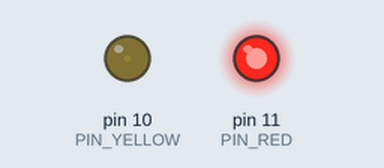
This sketch was run on a simulated Arduino Uno, built with avr-gcc and run on an emulated ATmega328P. Shown: output pins drawn as LEDs (lit = HIGH). What the sketch prints to the serial monitor is not drawn.

Above: at 0.05 s.
At 2.15 s:
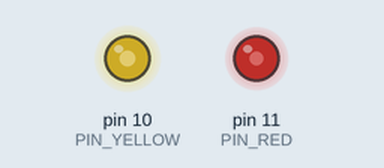
At 3.45 s:
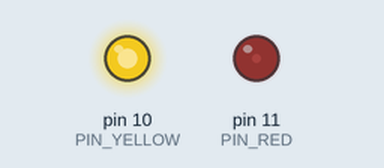
At 6.9 s:
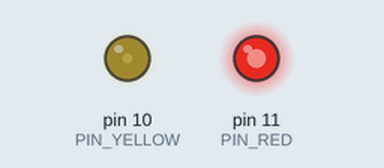
Timing chart, 0 to 10.0 s (numbered marks = the images above):
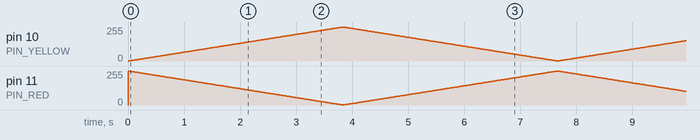

The sketch:

common_cathode_led.ino
```cpp
#include <Arduino.h>

/**
 * PWM crossfade between two LEDs
 *
 * Wiring:
 *   Pin 10 (~) → 220Ω → Yellow LED → GND
 *   Pin 11 (~) → 220Ω → Red LED   → GND
 */

// ── Configuration ─────────────────────────────────────────────────────────
constexpr uint8_t PIN_RED = 11;
constexpr uint8_t PIN_YELLOW = 10;
constexpr uint8_t STEP_DELAY = 15;

// ── Helpers ───────────────────────────────────────────────────────────────
void crossfade(uint8_t fromPin, uint8_t toPin,
               const __FlashStringHelper *label) {
    Serial.println(label);
    for (uint8_t val = 255; val > 0; val--) {
        analogWrite(fromPin, val);
        analogWrite(toPin, 255 - val);
        delay(STEP_DELAY);
    }
}

// ── Arduino lifecycle ──────────────────────────────────────────────────────
void setup() {
    Serial.begin(9600);
    pinMode(PIN_RED, OUTPUT);
    pinMode(PIN_YELLOW, OUTPUT);
    analogWrite(PIN_RED, 255);
    analogWrite(PIN_YELLOW, 0);
}

void loop() {
    crossfade(PIN_RED, PIN_YELLOW, F("Red → Yellow"));
    crossfade(PIN_YELLOW, PIN_RED, F("Yellow → Red"));
}
```
